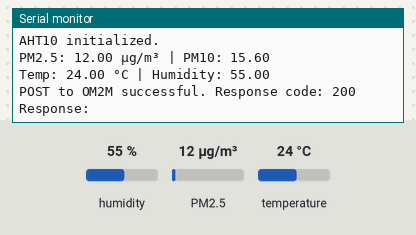
Simulated run of this sketch. Board: ESP32. Parts: the last lines printed to the serial monitor. Inputs (shaded band) come from the test bench; at power-on: humidity 55 %, PM2.5 12 µg/m³, temperature 24 °C. WiFi joins after 1.5 s; servers stay silent unless stated; uploads are accepted with an empty reply.

Above: at 3.7 s.
3.8 s: humidity set to 22 %
11.5 s: PM2.5 set to 6 µg/m³
At 13.02 s:
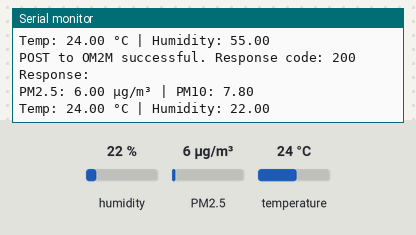
19.2 s: temperature set to 12 °C
At 24.0 s:
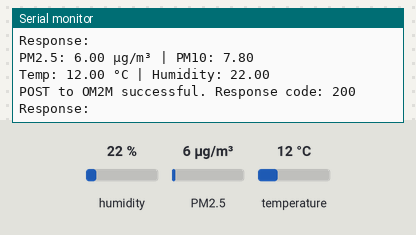

The sketch:

mainfile.ino
```cpp
#include <WiFi.h>
#include <HTTPClient.h>
#include <Wire.h>
#include <SoftwareSerial.h>
#include <SDS011.h>
#include "Adafruit_AHTX0.h"

// ===== CONFIGURATION =====
const char* ssid = "leelabhavani";    // Your WiFi SSID
const char* password = "12345678";           // Your WiFi password

const char* om2mServer = "http://10.2.143.103:8080/~/in-cse/cnt-496337131";
const char* om2mAe = "admin:admin";  // Default OM2M credentials

// ===== Sensors =====
SoftwareSerial sdsSerial(16, 17);  // SDS011 RX, TX
SDS011 my_sds;
float pm25, pm10;
int err;

Adafruit_AHTX0 aht;

void setup() {
  Serial.begin(115200);
  delay(1000);

  WiFi.begin(ssid, password);
  Serial.print("Connecting to WiFi");
  while (WiFi.status() != WL_CONNECTED) {
    delay(500);
    Serial.print(".");
  }
  Serial.println("\nWiFi connected.");
  Serial.println(WiFi.localIP());

  // Init SDS011
  sdsSerial.begin(9600);
  my_sds.begin(16, 17);
  Serial.println("SDS011 initialized.");

  // Init AHT10
  Wire.begin(21, 22);
  if (!aht.begin()) {
    Serial.println("AHT10 not found!");
    while (1);
  }
  Serial.println("AHT10 initialized.");
}

void postToOM2M(String content) {
  HTTPClient http;
  http.begin(om2mServer);

  http.addHeader("X-M2M-Origin", om2mAe);
  http.addHeader("Content-Type", "application/json;ty=4");

  String body =
    "{"
    "\"m2m:cin\": {"
    "\"con\": \"" + content + "\","
    "\"cnf\": \"text\""
    "}"
    "}";

  int code = http.POST(body);
  if (code > 0) {
    Serial.print("POST to OM2M successful. Response code: ");
    Serial.println(code);
    String response = http.getString();
    Serial.println("Response:");
    Serial.println(response);
  } else {
    Serial.print("POST failed. Error: ");
    Serial.println(code);
  }

  http.end();
}

void loop() {
  // Read SDS011
  err = my_sds.read(&pm25, &pm10);
  if (!err) {
    Serial.print("PM2.5: ");
    Serial.print(pm25);
    Serial.print(" µg/m³ | PM10: ");
    Serial.println(pm10);
  }

  // Read AHT10
  sensors_event_t humidity, temp;
  aht.getEvent(&humidity, &temp);
  float temperature = temp.temperature;
  float humid = humidity.relative_humidity;

  Serial.print("Temp: ");
  Serial.print(temperature);
  Serial.print(" °C | Humidity: ");
  Serial.println(humid);

  // Combine JSON string
  String payload = "PM2.5=" + String(pm25, 1) +
                   ",PM10=" + String(pm10, 1) +
                   ",Temp=" + String(temperature, 1) +
                   ",Humidity=" + String(humid, 1);

  // Send to OM2M
  postToOM2M(payload);

  delay(10000);  // Every 10 seconds
}
```

Measured:
- after the input at 11.5 s, the serial monitor: prints a new line after 1.3 s (image 1)
- after the input at 19.2 s, the serial monitor: prints a new line after 3.9 s (image 2)
